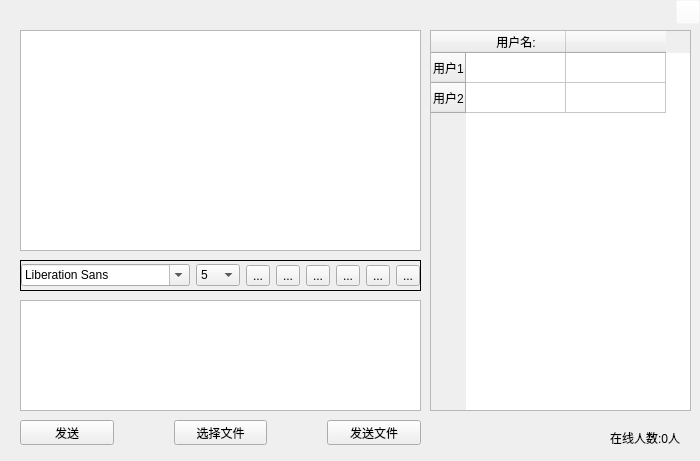
<?xml version="1.0" encoding="UTF-8"?>
<ui version="4.0">
 <class>widgetclint</class>
 <widget class="QWidget" name="widgetclint">
  <property name="geometry">
   <rect>
    <x>0</x>
    <y>0</y>
    <width>700</width>
    <height>461</height>
   </rect>
  </property>
  <property name="windowTitle">
   <string>Form</string>
  </property>
  <widget class="QPushButton" name="pBclose">
   <property name="geometry">
    <rect>
     <x>676</x>
     <y>0</y>
     <width>24</width>
     <height>24</height>
    </rect>
   </property>
   <property name="styleSheet">
    <string notr="true">background-color: rgba(255, 255, 255, 0);
image: url(:/images/tb2.png);</string>
   </property>
  </widget>
  <widget class="QTextEdit" name="tEchat">
   <property name="geometry">
    <rect>
     <x>20</x>
     <y>30</y>
     <width>401</width>
     <height>221</height>
    </rect>
   </property>
  </widget>
  <widget class="QFrame" name="frame">
   <property name="geometry">
    <rect>
     <x>20</x>
     <y>260</y>
     <width>401</width>
     <height>31</height>
    </rect>
   </property>
   <property name="frameShape">
    <enum>QFrame::Box</enum>
   </property>
   <layout class="QHBoxLayout" name="horizontalLayout">
    <property name="spacing">
     <number>6</number>
    </property>
    <property name="leftMargin">
     <number>0</number>
    </property>
    <property name="topMargin">
     <number>0</number>
    </property>
    <property name="rightMargin">
     <number>0</number>
    </property>
    <property name="bottomMargin">
     <number>0</number>
    </property>
    <item>
     <widget class="QFontComboBox" name="fontComboBox"/>
    </item>
    <item>
     <widget class="QComboBox" name="cBsize">
      <item>
       <property name="text">
        <string>5</string>
       </property>
      </item>
      <item>
       <property name="text">
        <string>7</string>
       </property>
      </item>
      <item>
       <property name="text">
        <string>9</string>
       </property>
      </item>
      <item>
       <property name="text">
        <string>11</string>
       </property>
      </item>
      <item>
       <property name="text">
        <string>13</string>
       </property>
      </item>
      <item>
       <property name="text">
        <string>15</string>
       </property>
      </item>
      <item>
       <property name="text">
        <string>17</string>
       </property>
      </item>
      <item>
       <property name="text">
        <string>19</string>
       </property>
      </item>
      <item>
       <property name="text">
        <string>21</string>
       </property>
      </item>
     </widget>
    </item>
    <item>
     <widget class="QToolButton" name="tBjc">
      <property name="toolTip">
       <string>加粗</string>
      </property>
      <property name="text">
       <string>...</string>
      </property>
      <property name="icon">
       <iconset resource="images/images.qrc">
        <normaloff>:/images/bold.png</normaloff>:/images/bold.png</iconset>
      </property>
      <property name="checkable">
       <bool>true</bool>
      </property>
     </widget>
    </item>
    <item>
     <widget class="QToolButton" name="tBqx">
      <property name="toolTip">
       <string>倾斜</string>
      </property>
      <property name="text">
       <string>...</string>
      </property>
      <property name="icon">
       <iconset resource="images/images.qrc">
        <normaloff>:/images/italic.png</normaloff>:/images/italic.png</iconset>
      </property>
      <property name="checkable">
       <bool>true</bool>
      </property>
     </widget>
    </item>
    <item>
     <widget class="QToolButton" name="tBxhx">
      <property name="toolTip">
       <string>下划线</string>
      </property>
      <property name="text">
       <string>...</string>
      </property>
      <property name="icon">
       <iconset resource="images/images.qrc">
        <normaloff>:/images/under.png</normaloff>:/images/under.png</iconset>
      </property>
      <property name="checkable">
       <bool>true</bool>
      </property>
     </widget>
    </item>
    <item>
     <widget class="QToolButton" name="tBys">
      <property name="toolTip">
       <string>颜色</string>
      </property>
      <property name="text">
       <string>...</string>
      </property>
      <property name="icon">
       <iconset resource="images/images.qrc">
        <normaloff>:/images/color.png</normaloff>:/images/color.png</iconset>
      </property>
     </widget>
    </item>
    <item>
     <widget class="QToolButton" name="tBbc">
      <property name="toolTip">
       <string>保存</string>
      </property>
      <property name="text">
       <string>...</string>
      </property>
      <property name="icon">
       <iconset resource="images/images.qrc">
        <normaloff>:/images/save.png</normaloff>:/images/save.png</iconset>
      </property>
     </widget>
    </item>
    <item>
     <widget class="QToolButton" name="tBqc">
      <property name="toolTip">
       <string>清除</string>
      </property>
      <property name="text">
       <string>...</string>
      </property>
      <property name="icon">
       <iconset resource="images/images.qrc">
        <normaloff>:/images/clear.png</normaloff>:/images/clear.png</iconset>
      </property>
     </widget>
    </item>
   </layout>
  </widget>
  <widget class="QTextEdit" name="tEsend">
   <property name="geometry">
    <rect>
     <x>20</x>
     <y>300</y>
     <width>401</width>
     <height>111</height>
    </rect>
   </property>
  </widget>
  <widget class="QLabel" name="labelnumber">
   <property name="geometry">
    <rect>
     <x>610</x>
     <y>430</y>
     <width>81</width>
     <height>16</height>
    </rect>
   </property>
   <property name="text">
    <string>在线人数:0人</string>
   </property>
  </widget>
  <widget class="QTableWidget" name="tWlist">
   <property name="geometry">
    <rect>
     <x>430</x>
     <y>30</y>
     <width>261</width>
     <height>381</height>
    </rect>
   </property>
   <row>
    <property name="text">
     <string>用户1</string>
    </property>
   </row>
   <row>
    <property name="text">
     <string>用户2</string>
    </property>
   </row>
   <column>
    <property name="text">
     <string>用户名:</string>
    </property>
   </column>
   <column>
    <property name="text">
     <string/>
    </property>
   </column>
  </widget>
  <widget class="QWidget" name="">
   <property name="geometry">
    <rect>
     <x>20</x>
     <y>420</y>
     <width>401</width>
     <height>25</height>
    </rect>
   </property>
   <layout class="QHBoxLayout" name="horizontalLayout_2">
    <property name="spacing">
     <number>60</number>
    </property>
    <item>
     <widget class="QPushButton" name="pBsend">
      <property name="text">
       <string>发送</string>
      </property>
     </widget>
    </item>
    <item>
     <widget class="QPushButton" name="pBseclet">
      <property name="text">
       <string>选择文件</string>
      </property>
     </widget>
    </item>
    <item>
     <widget class="QPushButton" name="pBsendfile">
      <property name="text">
       <string>发送文件</string>
      </property>
     </widget>
    </item>
   </layout>
  </widget>
 </widget>
 <resources>
  <include location="images/images.qrc"/>
 </resources>
 <connections/>
</ui>
